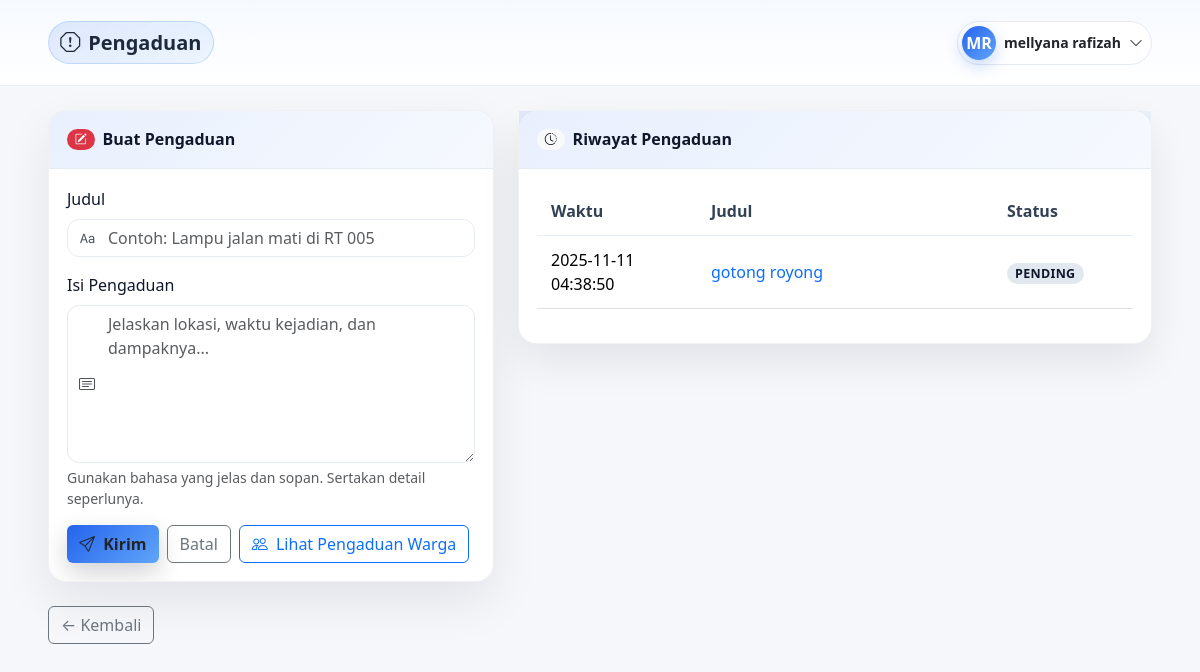
The page /user/complaints.php (signed in) on the database its author committed.
### tables this page shows
CREATE TABLE `users` (
  `id` int(11) NOT NULL,
  `nik` varchar(30) NOT NULL,
  `name` varchar(150) NOT NULL,
  `email` varchar(150) DEFAULT NULL,
  `avatar_path` varchar(255) DEFAULT NULL,
  `phone` varchar(30) DEFAULT NULL,
  `password` varchar(255) NOT NULL,
  `address` text DEFAULT NULL,
  `created_at` timestamp NOT NULL DEFAULT current_timestamp(),
  `status` enum('active','inactive') DEFAULT 'active',
  `rt` tinyint(4) NOT NULL DEFAULT 5,
  `rw` tinyint(4) DEFAULT NULL
);

CREATE TABLE `complaints` (
  `id` int(11) NOT NULL,
  `user_id` int(11) NOT NULL,
  `title` varchar(255) NOT NULL,
  `content` text NOT NULL,
  `status` enum('pending','in_progress','resolved') DEFAULT 'pending',
  `created_at` timestamp NOT NULL DEFAULT current_timestamp()
);

### user/auth.php (called while the page is built, shortened)
<?php
if (!function_exists('url')) {
  function url(string $path = '/'): string {
    $base = rtrim(defined('BASE_URL') ? BASE_URL : '', '/');
    $path = '/' . ltrim($path, '/');
    return $base . $path;
  }
}
$pdo = pdo();
$stmt = $pdo->prepare(
  'SELECT id, name, nik, email, rt, rw, address, status, avatar_path, created_at
     FROM users WHERE id = ? LIMIT 1'
);
$stmt->execute([$_SESSION['user_id']]);
$warga = $stmt->fetch();
$warga['avatar_url'] = null;
if (!function_exists('user_initials')) {
  function user_initials($name) {
    $name = trim($name ?: 'Kiki');
    $parts = preg_split('/\s+/', $name, -1, PREG_SPLIT_NO_EMPTY);
    if (count($parts) >= 2) {
      return mb_strtoupper(mb_substr($parts[0], 0, 1) . mb_substr(end($parts), 0, 1));
    }
    return mb_strtoupper(mb_substr($name, 0, 1));
  }
}

### user/complaints.php (the view, shortened to what this page needs)
<?php
require_once __DIR__ . '/auth.php';
$pdo = pdo();
$uid = (int)$warga['id'];
$list = $pdo->prepare("SELECT id,title,status,created_at FROM complaints WHERE user_id=? ORDER BY created_at DESC");
$list->execute([$uid]);
$list = $list->fetchAll();
function status_class($s) {
  return $s === 'resolved' ? 'badge-ok'
       : ($s === 'in_progress' ? 'badge-proses' : 'badge-open');
}
?>
<!doctype html>
<html lang="id">
<head>
  <link href="https://cdn.jsdelivr.net/npm/bootstrap@5.3.3/dist/css/bootstrap.min.css" rel="stylesheet">
  <link href="https://cdn.jsdelivr.net/npm/bootstrap-icons@1.11.3/font/bootstrap-icons.css" rel="stylesheet">
</head>
<body>
<nav class="navbar">
  <div class="container-fluid edge py-2">
    <a class="navbar-brand fw-semibold d-flex align-items-center gap-2" href="<?= url('/user/dashboard.php') ?>">
      <span class="brand-pill"><i class="bi bi-exclamation-octagon"></i> Pengaduan</span>
    </a>
    <div class="d-flex align-items-center gap-2">
      <div class="dropdown">
        <button class="btn profile-btn d-flex align-items-center gap-2" data-bs-toggle="dropdown" aria-expanded="false">
          <?php if(!empty($warga['avatar_url'])): ?>
            <img src="<?= htmlspecialchars($warga['avatar_url']) ?>" alt="Avatar"
                 style="width:34px;height:34px;border-radius:999px;object-fit:cover;box-shadow:0 6px 16px rgba(37,99,235,.25)">
          <?php else: ?>
            <span class="avatar"><?= htmlspecialchars(user_initials($warga['name'] ?? 'Kiki')) ?></span>
          <?php endif; ?>
          <span class="d-none d-sm-inline small"><b><?= htmlspecialchars($warga['name'] ?? 'Kiki') ?></b></span>
          <i class="bi bi-chevron-down small"></i>
        </button>
      </div>
    </div>
  </div>
</nav>
<div class="container-fluid edge my-4">
  <div class="row g-4">
    <div class="col-12 col-lg-5">
      <div class="panel">
        <div class="panel-head d-flex align-items-center justify-content-between">
          <div class="h6 m-0 fw-bold d-flex align-items-center gap-2">
            <span class="badge text-bg-danger rounded-pill"><i class="bi bi-pencil-square"></i></span>
            Buat Pengaduan
          </div>
        </div>
        <div class="panel-body">
          <form method="post" novalidate>
            <div class="mb-3">
              <label class="form-label">Judul</label>
              <div class="input-ico">
                <i class="bi bi-type"></i>
                <input class="form-control" name="title" placeholder="Contoh: Lampu jalan mati di RT 005"
                       value="<?= htmlspecialchars($_POST['title'] ?? '') ?>">
              </div>
            </div>
            <div class="mb-3">
              <label class="form-label">Isi Pengaduan</label>
              <div class="input-ico">
                <i class="bi bi-card-text"></i>
                <textarea class="form-control" name="content" rows="6"
                          placeholder="Jelaskan lokasi, waktu kejadian, dan dampaknya..."><?= htmlspecialchars($_POST['content'] ?? '') ?></textarea>
              </div>
              <div class="form-text">Gunakan bahasa yang jelas dan sopan. Sertakan detail seperlunya.</div>
            </div>
            <div class="d-flex gap-2">
              <button class="btn btn-brand"><i class="bi bi-send me-1"></i> Kirim</button>
    <a class="btn btn-outline-secondary" href="<?= url('/user/dashboard.php') ?>">Batal</a>
    <a class="btn btn-outline-primary" href="<?= url('/user/complaints_all.php') ?>">
      <i class="bi bi-people me-1"></i> Lihat Pengaduan Warga
    </a>
            </div>
          </form>
        </div>
      </div>
    </div>
    <div class="col-12 col-lg-7">
      <div class="card-lite">
        <div class="panel-head d-flex align-items-center justify-content-between">
          <div class="h6 m-0 fw-bold d-flex align-items-center gap-2">
            <span class="badge text-bg-light rounded-pill"><i class="bi bi-clock-history"></i></span>
            Riwayat Pengaduan
          </div>
        </div>
        <div class="panel-body">
          <?php if(!$list): ?>
            <div class="alert alert-info m-0"><i class="bi bi-info-circle me-2"></i>Belum ada pengaduan.</div>
          <?php else: ?>
            <div class="table-responsive">
              <table class="table align-middle">
                <thead>
                  <tr>
                    <th style="width:160px">Waktu</th>
                    <th>Judul</th>
                    <th style="width:140px">Status</th>
                  </tr>
                </thead>
                <tbody>
                <?php foreach($list as $r): ?>
                  <tr>
                    <td><?= htmlspecialchars($r['created_at']) ?></td>
                    <td class="text-truncate" style="max-width:460px">
                      <a class="text-decoration-none" href="<?= url('/user/complaint_detail.php?id='.(int)$r['id']) ?>">
                        <?= htmlspecialchars($r['title']) ?>
                      </a>
                    </td>
                    <td>
                      <?php $cls = status_class($r['status']); ?>
                      <span class="badge <?= $cls ?> text-uppercase" style="font-size:.78rem;letter-spacing:.3px">
                        <?= htmlspecialchars($r['status']) ?>
                      </span>
                    </td>
                  </tr>
                <?php endforeach; ?>
                </tbody>
              </table>
            </div>
          <?php endif; ?>
        </div>
      </div>
    </div>
  </div>
  <div class="mt-4">
    <a class="btn btn-outline-secondary" href="<?= url('/user/dashboard.php') ?>">← Kembali</a>
  </div>
</div>
</body>
</html>

### user/complaints.php (style rules this page uses)
:root { --padx: clamp(16px, 5vw, 48px); --ink:#0f172a; --brand:#2563eb; --brand2:#60a5fa; --card:#ffffff; --border:#e6eaf3; }
body { background:#f5f7fb; color:var(--ink) }
.edge { padding-inline: var(--padx) }
.navbar { background:#fff; border-bottom:1px solid #e9eef7; position:sticky; top:0; z-index:1000; background-image: linear-gradient(180deg, rgba(96,165,250,.06), transparent); }
.brand-pill { display:inline-flex; align-items:center; gap:.5rem; padding:.35rem .7rem; border-radius:999px; font-weight:700; background:linear-gradient(135deg,rgba(37,99,235,.12),rgba(96,165,250,.10)); border:1px solid rgba(96,165,250,.30); color:#1e293b; }
.profile-btn { background:#fff; border:1px solid var(--border); border-radius:999px; padding:.25rem .5rem .25rem .25rem; }
.avatar { width:34px;height:34px;border-radius:999px;display:inline-grid;place-items:center; font-weight:700; color:#fff; background:linear-gradient(135deg,var(--brand),var(--brand2)); box-shadow:0 6px 16px rgba(37,99,235,.25); }
.panel { border:1px solid rgba(16,24,40,.06); background:var(--card); border-radius:18px; box-shadow:0 20px 48px rgba(2,6,23,.08); overflow:hidden; }
.panel-head { padding:18px 18px; border-bottom:1px solid var(--border); background-image:linear-gradient(135deg, rgba(37,99,235,.10), rgba(96,165,250,.06)); }
.panel-body { padding:18px }
.input-ico { position:relative }
.input-ico .bi { position:absolute; left:12px; top:50%; transform:translateY(-50%); opacity:.75 }
.input-ico input, .input-ico textarea { padding-left:40px !important }
.form-control { border:1px solid var(--border); border-radius:12px }
.btn-brand { background:linear-gradient(135deg,var(--brand),var(--brand2)); border:0; font-weight:700; box-shadow:0 10px 26px rgba(2,6,23,.18); }
.card-lite { border:1px solid rgba(16,24,40,.06); background:#fff; border-radius:18px; box-shadow:0 18px 40px rgba(2,6,23,.08); }
.table > :not(caption) > * > * { padding:12px 14px }
.table thead th { color:#334155; font-weight:700; border-bottom:1px solid #e8eef8 }
.table tbody td { border-top:1px solid #eef2f7 }
.badge-open { background:#e2e8f0; color:#0f172a; border-radius:999px; }

### rows shown on the page
users: name "MR", name "mellyana rafizah"
complaints: created_at "2025-11-11 04:38:50", title "gotong royong", status "PENDING"
